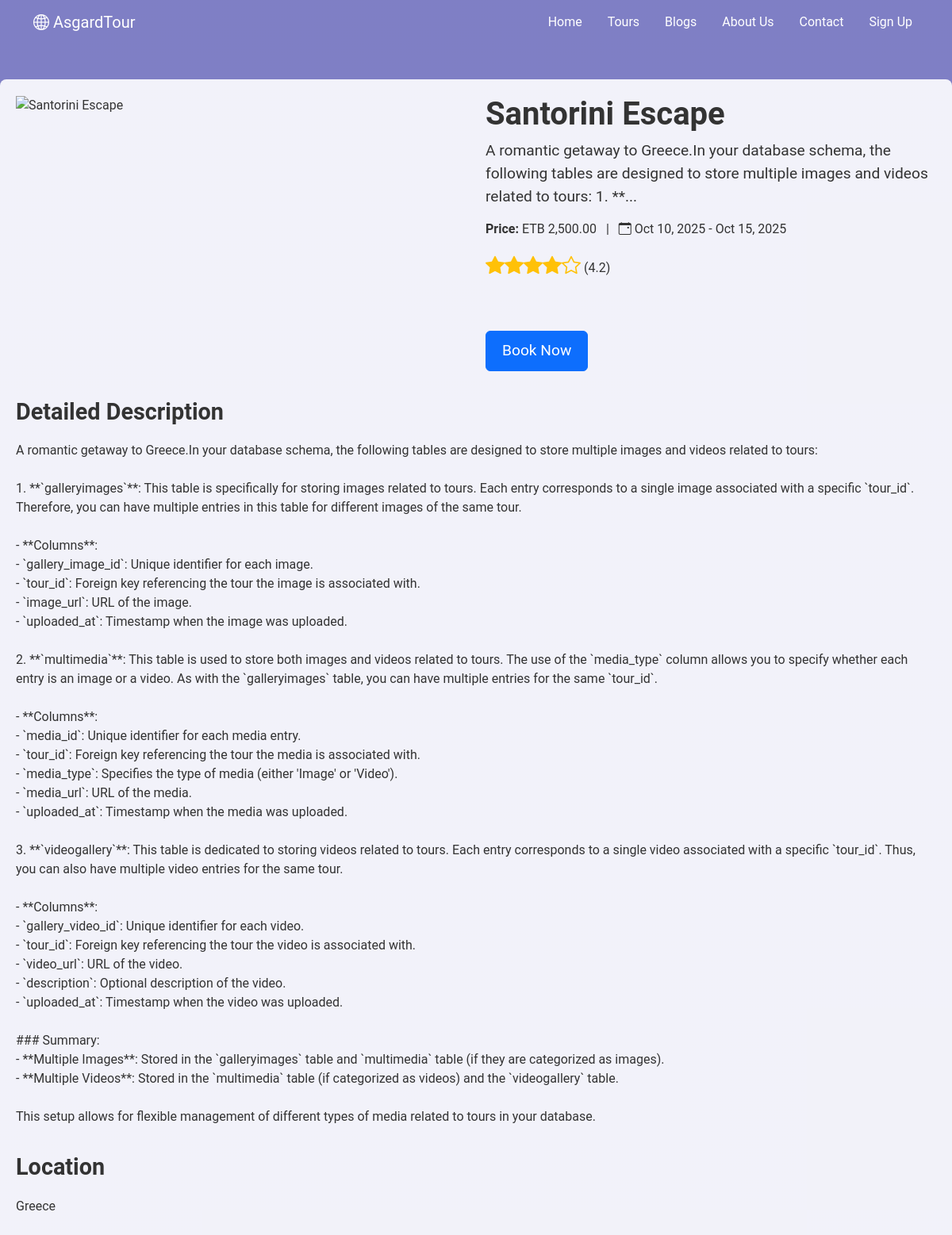
Page /tourinfo.php?tour_id=7 on the committed database.
### tables this page shows
CREATE TABLE `tours` (
  `tour_id` int(11) NOT NULL,
  `title` varchar(255) NOT NULL,
  `description` text NOT NULL,
  `price` decimal(10,2) NOT NULL,
  `start_date` date NOT NULL,
  `end_date` date NOT NULL,
  `location` varchar(255) NOT NULL,
  `main_image` varchar(255) DEFAULT NULL,
  `video_url` varchar(255) DEFAULT NULL,
  `created_at` timestamp NOT NULL DEFAULT current_timestamp(),
  `status` enum('active','inactive') DEFAULT 'active',
  `featured` tinyint(1) DEFAULT 0,
  `recommended` tinyint(1) DEFAULT 0
);

### tourinfo.php (the view, shortened to what this page needs)
<?php
include 'DB_Bifrost.php';
$tour_id = intval($_GET['tour_id']);
$stmt = $pdo->prepare("SELECT * FROM tours WHERE tour_id = :tour_id");
$stmt->execute([':tour_id' => $tour_id]);
$tour = $stmt->fetch(PDO::FETCH_ASSOC);
$stmt = $pdo->prepare("SELECT COALESCE(AVG(rating),0) AS average_rating FROM tour_ratings WHERE tour_id = :tour_id");
$stmt->execute([':tour_id' => $tour_id]);
$ratingData = $stmt->fetch(PDO::FETCH_ASSOC);
$average_rating = $ratingData['average_rating'];
?>
<!DOCTYPE html>
<html lang="en">
<head>
  <link rel="stylesheet" href="https://cdn.jsdelivr.net/npm/bootstrap@5.3.0-alpha1/dist/css/bootstrap.min.css">
  <link rel="stylesheet" href="https://cdn.jsdelivr.net/npm/bootstrap-icons@1.10.5/font/bootstrap-icons.css">
</head>
<body>
  <header>
    <nav class="navbar navbar-expand-lg navbar-dark navbar-custom">
      <div class="container">
        <a class="navbar-brand" href="index.php"><i class="bi bi-globe2"></i> AsgardTour</a>
        <div class="collapse navbar-collapse" id="navbarNav">
          <ul class="navbar-nav ms-auto gap-3">
            <li class="nav-item"><a class="nav-link" href="index.php">Home</a></li>
            <li class="nav-item"><a class="nav-link active" href="tours.php">Tours</a></li>
            <li class="nav-item"><a class="nav-link" href="blogs.php">Blogs</a></li>
            <li class="nav-item"><a class="nav-link" href="about.php">About Us</a></li>
            <li class="nav-item"><a class="nav-link" href="contact.php">Contact</a></li>
            <?php if (!isset($_SESSION['user_id'])): ?>
              <li class="nav-item"><a class="nav-link" href="signup.php">Sign Up</a></li>
            <?php endif; ?>
          </ul>
        </div>
      </div>
    </nav>
  </header>
  <div class="main-content">
    <div class="row">
      <div class="col-md-6">
        <img src="<?php echo htmlspecialchars($tour['main_image']); ?>" class="img-fluid" alt="<?php echo htmlspecialchars($tour['title']); ?>">
      </div>
      <div class="col-md-6">
        <h1 class="tour-title"><?php echo htmlspecialchars($tour['title']); ?></h1>
        <p class="tour-summary"><?php echo htmlspecialchars(substr($tour['description'], 0, 150)) . '...'; ?></p>
        <p>
          <strong>Price:</strong> ETB <?php echo number_format($tour['price'], 2); ?> &nbsp; | &nbsp;
          <i class="bi bi-calendar-event"></i> <?php echo date("M d, Y", strtotime($tour['start_date'])); ?> - <?php echo date("M d, Y", strtotime($tour['end_date'])); ?>
        </p>
        <p class="rating-stars">
          <?php
            for ($i = 1; $i <= 5; $i++) {
              echo ($i <= round($average_rating)) ? '<i class="bi bi-star-fill"></i>' : '<i class="bi bi-star"></i>';
            }
            echo " (" . number_format($average_rating, 1) . ")";
          ?>
        </p>
        <br><br>
        <button class="btn btn-primary book-now-btn" data-bs-toggle="modal" data-bs-target="#bookingModal">Book Now</button>
      </div>
    </div>
    <div class="section-title">Detailed Description</div>
    <p><?php echo nl2br(htmlspecialchars($tour['description'])); ?></p>
    <div class="section-title">Location</div>
    <p><?php echo htmlspecialchars($tour['location']); ?></p>
  </div>
</body>
</html>

### tourinfo.php (style rules this page uses)
body { font-family: 'Roboto', sans-serif; margin: 0; padding: 0; background: linear-gradient(rgba(0,0,139,0.5), rgba(0,0,139,0.5)), url('image.jpg') fixed center/cover; color: #333; }
header { position: fixed; top: 0; left: 0; right: 0; z-index: 1050; background-color: transparent; }
.navbar-custom { position: relative; z-index: 1; }
.navbar-custom .nav-link { color: #fff !important; }
.main-content { margin-top: 100px; padding: 20px; background-color: rgba(255,255,255,0.9); border-radius: 8px; max-width: 1200px; margin-left: auto; margin-right: auto; }
.tour-title { font-size: 2.5rem; font-weight: bold; }
.tour-summary { font-size: 1.2rem; margin-bottom: 15px; }
.rating-stars i { color: #ffc107; font-size: 1.5rem; }
.section-title { margin-top: 30px; margin-bottom: 15px; font-size: 1.8rem; font-weight: bold; }
.book-now-btn { font-size: 1.2rem; padding: 10px 20px; }

### rows in the picture
tours: title "Santorini Escape", description "A romantic getaway to Greece.In your database schema, the following tables are designed to store multiple images and videos related to tours: 1. **", price "2,500.00", start_date "Oct 10, 2025", end_date "Oct 15, 2025", description "A romantic getaway to Greece.In your database schema, the following tables are designed to store multiple images and videos related to tours: 1. **`galleryimages`**: This table is specifically for storing images related to tours. Each entry corresponds to a single image associated with a specific `tour_id`. Therefore, you can have multiple entries in this table for different images of the same tour. - **Columns**: - `gallery_image_id`: Unique identifier for each image. - `tour_id`: Foreign key referencing the tour the image is associated with. - `image_url`: URL of the image. - `uploaded_at`: Timestamp when the image was uploaded. 2. **`multimedia`**: This table is used to store both images…", location "Greece"

### other values in the picture
$average_rating "4.2"
